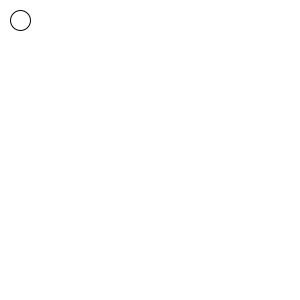
Frame 1 (no input)
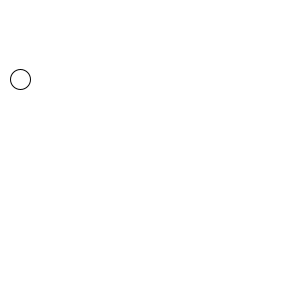
Frame 60 (the mouse pressed at the canvas centre just before this capture)
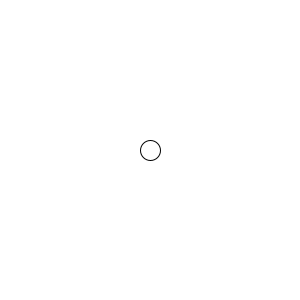
Frame 120 (the mouse held since frame 60 and released just before this capture)

The Processing sketch that drew these frames (run headless with seeded random() and noise(); from frame 60 on, the mouse is pressed at the canvas centre):

// Processing sketch: processing_106692
// ── processing_106692.pde

int x = 20;
int y = 20;

int dx = 0;
int dy = 1;

void setup() {  //setup function called initially, only once
   size(300,300);
}

void draw() {  //draw function loops 
   
   background(255,255,255);
   
   ellipse(x,y,20,20);
   
   x = x + dx;
   y = y + dy;
   
   if (y > 300) {
       
       dy = -dy;
   }
   
   if (mousePressed){
       x = mouseX;
       y = mouseY;
   
   }
}
